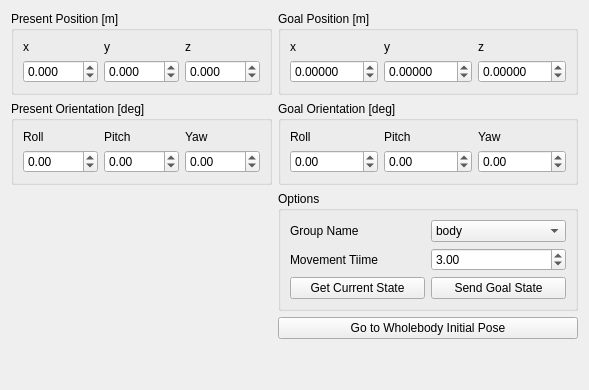
          <widget class="QWidget" name="wholebody_control">
           <attribute name="title">
            <string>Wholebody Control</string>
           </attribute>
           <layout class="QGridLayout" name="gridLayout_12">
            <item row="6" column="0">
             <widget class="QGroupBox" name="present_orientation_box">
              <property name="title">
               <string>Present Orientation [deg]</string>
              </property>
              <layout class="QGridLayout" name="gridLayout_14">
               <item row="1" column="0">
                <widget class="QDoubleSpinBox" name="present_roll_box">
                 <property name="minimum">
                  <double>-180.000000000000000</double>
                 </property>
                 <property name="maximum">
                  <double>180.000000000000000</double>
                 </property>
                </widget>
               </item>
               <item row="0" column="0">
                <widget class="QLabel" name="label_29">
                 <property name="text">
                  <string>Roll</string>
                 </property>
                </widget>
               </item>
               <item row="1" column="1">
                <widget class="QDoubleSpinBox" name="present_pitch_box">
                 <property name="minimum">
                  <double>-180.000000000000000</double>
                 </property>
                 <property name="maximum">
                  <double>180.000000000000000</double>
                 </property>
                </widget>
               </item>
               <item row="1" column="2">
                <widget class="QDoubleSpinBox" name="present_yaw_box">
                 <property name="minimum">
                  <double>-180.000000000000000</double>
                 </property>
                 <property name="maximum">
                  <double>180.000000000000000</double>
                 </property>
                </widget>
               </item>
               <item row="0" column="1">
                <widget class="QLabel" name="label_30">
                 <property name="text">
                  <string>Pitch</string>
                 </property>
                </widget>
               </item>
               <item row="0" column="2">
                <widget class="QLabel" name="label_25">
                 <property name="text">
                  <string>Yaw</string>
                 </property>
                </widget>
               </item>
              </layout>
             </widget>
            </item>
            <item row="5" column="0">
             <widget class="QGroupBox" name="present_position_box">
              <property name="title">
               <string>Present Position [m]</string>
              </property>
              <layout class="QGridLayout" name="gridLayout_13">
               <item row="3" column="0">
                <widget class="QDoubleSpinBox" name="present_x_box">
                 <property name="decimals">
                  <number>3</number>
                 </property>
                 <property name="minimum">
                  <double>-100.000000000000000</double>
                 </property>
                 <property name="maximum">
                  <double>100.000000000000000</double>
                 </property>
                 <property name="singleStep">
                  <double>0.100000000000000</double>
                 </property>
                </widget>
               </item>
               <item row="3" column="1">
                <widget class="QDoubleSpinBox" name="present_y_box">
                 <property name="decimals">
                  <number>3</number>
                 </property>
                 <property name="minimum">
                  <double>-100.000000000000000</double>
                 </property>
                 <property name="maximum">
                  <double>100.000000000000000</double>
                 </property>
                 <property name="singleStep">
                  <double>0.100000000000000</double>
                 </property>
                </widget>
               </item>
               <item row="2" column="0">
                <widget class="QLabel" name="label_26">
                 <property name="text">
                  <string>x</string>
                 </property>
                </widget>
               </item>
               <item row="3" column="2">
                <widget class="QDoubleSpinBox" name="present_z_box">
                 <property name="decimals">
                  <number>3</number>
                 </property>
                 <property name="minimum">
                  <double>-100.000000000000000</double>
                 </property>
                 <property name="maximum">
                  <double>100.000000000000000</double>
                 </property>
                 <property name="singleStep">
                  <double>0.100000000000000</double>
                 </property>
                </widget>
               </item>
               <item row="2" column="1">
                <widget class="QLabel" name="label_27">
                 <property name="text">
                  <string>y</string>
                 </property>
                </widget>
               </item>
               <item row="2" column="2">
                <widget class="QLabel" name="label_28">
                 <property name="text">
                  <string>z</string>
                 </property>
                </widget>
               </item>
              </layout>
             </widget>
            </item>
            <item row="6" column="1">
             <widget class="QGroupBox" name="goal_orientation_box">
              <property name="title">
               <string>Goal Orientation [deg]</string>
              </property>
              <layout class="QGridLayout" name="gridLayout_16">
               <item row="1" column="1">
                <widget class="QDoubleSpinBox" name="goal_pitch_box">
                 <property name="minimum">
                  <double>-180.000000000000000</double>
                 </property>
                 <property name="maximum">
                  <double>180.000000000000000</double>
                 </property>
                </widget>
               </item>
               <item row="0" column="0">
                <widget class="QLabel" name="label_34">
                 <property name="text">
                  <string>Roll</string>
                 </property>
                </widget>
               </item>
               <item row="1" column="0">
                <widget class="QDoubleSpinBox" name="goal_roll_box">
                 <property name="minimum">
                  <double>-180.000000000000000</double>
                 </property>
                 <property name="maximum">
                  <double>180.000000000000000</double>
                 </property>
                </widget>
               </item>
               <item row="1" column="2">
                <widget class="QDoubleSpinBox" name="goal_yaw_box">
                 <property name="minimum">
                  <double>-180.000000000000000</double>
                 </property>
                 <property name="maximum">
                  <double>180.000000000000000</double>
                 </property>
                </widget>
               </item>
               <item row="0" column="1">
                <widget class="QLabel" name="label_35">
                 <property name="text">
                  <string>Pitch</string>
                 </property>
                </widget>
               </item>
               <item row="0" column="2">
                <widget class="QLabel" name="label_36">
                 <property name="text">
                  <string>Yaw</string>
                 </property>
                </widget>
               </item>
              </layout>
             </widget>
            </item>
            <item row="5" column="1">
             <widget class="QGroupBox" name="goal_position_box">
              <property name="title">
               <string>Goal Position [m]</string>
              </property>
              <layout class="QGridLayout" name="gridLayout_15">
               <item row="0" column="0">
                <widget class="QLabel" name="label_31">
                 <property name="text">
                  <string>x</string>
                 </property>
                 <property name="alignment">
                  <set>Qt::AlignLeading|Qt::AlignLeft|Qt::AlignVCenter</set>
                 </property>
                </widget>
               </item>
               <item row="0" column="1">
                <widget class="QLabel" name="label_32">
                 <property name="text">
                  <string>y</string>
                 </property>
                </widget>
               </item>
               <item row="1" column="0">
                <widget class="QDoubleSpinBox" name="goal_x_box">
                 <property name="decimals">
                  <number>5</number>
                 </property>
                 <property name="minimum">
                  <double>-100.000000000000000</double>
                 </property>
                 <property name="maximum">
                  <double>100.000000000000000</double>
                 </property>
                 <property name="singleStep">
                  <double>0.100000000000000</double>
                 </property>
                 <property name="value">
                  <double>0.000000000000000</double>
                 </property>
                </widget>
               </item>
               <item row="1" column="1">
                <widget class="QDoubleSpinBox" name="goal_y_box">
                 <property name="decimals">
                  <number>5</number>
                 </property>
                 <property name="minimum">
                  <double>-100.000000000000000</double>
                 </property>
                 <property name="maximum">
                  <double>100.000000000000000</double>
                 </property>
                 <property name="singleStep">
                  <double>0.100000000000000</double>
                 </property>
                </widget>
               </item>
               <item row="0" column="2">
                <widget class="QLabel" name="label_33">
                 <property name="text">
                  <string>z</string>
                 </property>
                </widget>
               </item>
               <item row="1" column="2">
                <widget class="QDoubleSpinBox" name="goal_z_box">
                 <property name="decimals">
                  <number>5</number>
                 </property>
                 <property name="minimum">
                  <double>-100.000000000000000</double>
                 </property>
                 <property name="maximum">
                  <double>100.000000000000000</double>
                 </property>
                 <property name="singleStep">
                  <double>0.100000000000000</double>
                 </property>
                 <property name="value">
                  <double>0.000000000000000</double>
                 </property>
                </widget>
               </item>
              </layout>
             </widget>
            </item>
            <item row="7" column="1">
             <widget class="QGroupBox" name="groupBox_5">
              <property name="title">
               <string>Options</string>
              </property>
              <layout class="QGridLayout" name="gridLayout_17">
               <item row="0" column="0">
                <widget class="QLabel" name="label_24">
                 <property name="text">
                  <string>Group Name</string>
                 </property>
                </widget>
               </item>
               <item row="2" column="1">
                <widget class="QPushButton" name="wholebody_send_button">
                 <property name="text">
                  <string>Send Goal State</string>
                 </property>
                </widget>
               </item>
               <item row="0" column="1">
                <widget class="QComboBox" name="wholebody_group_name_box">
                 <item>
                  <property name="text">
                   <string>body</string>
                  </property>
                 </item>
                 <item>
                  <property name="text">
                   <string>right_leg</string>
                  </property>
                 </item>
                 <item>
                  <property name="text">
                   <string>left_leg</string>
                  </property>
                 </item>
                 <item>
                  <property name="text">
                   <string>right_arm</string>
                  </property>
                 </item>
                 <item>
                  <property name="text">
                   <string>left_arm</string>
                  </property>
                 </item>
                 <item>
                  <property name="text">
                   <string>head</string>
                  </property>
                 </item>
                </widget>
               </item>
               <item row="2" column="0">
                <widget class="QPushButton" name="wholebody_get_button">
                 <property name="text">
                  <string>Get Current State</string>
                 </property>
                </widget>
               </item>
               <item row="1" column="0">
                <widget class="QLabel" name="label_23">
                 <property name="text">
                  <string>Movement Tiime</string>
                 </property>
                </widget>
               </item>
               <item row="1" column="1">
                <widget class="QDoubleSpinBox" name="wholebody_mov_time_box">
                 <property name="singleStep">
                  <double>0.500000000000000</double>
                 </property>
                 <property name="value">
                  <double>3.000000000000000</double>
                 </property>
                </widget>
               </item>
              </layout>
             </widget>
            </item>
            <item row="8" column="1">
             <widget class="QPushButton" name="wb_init_pose_button">
              <property name="text">
               <string>Go to Wholebody Initial Pose</string>
              </property>
             </widget>
            </item>
            <item row="9" column="1">
             <spacer name="verticalSpacer">
              <property name="orientation">
               <enum>Qt::Vertical</enum>
              </property>
              <property name="sizeHint" stdset="0">
               <size>
                <width>20</width>
                <height>40</height>
               </size>
              </property>
             </spacer>
            </item>
           </layout>
          </widget>
